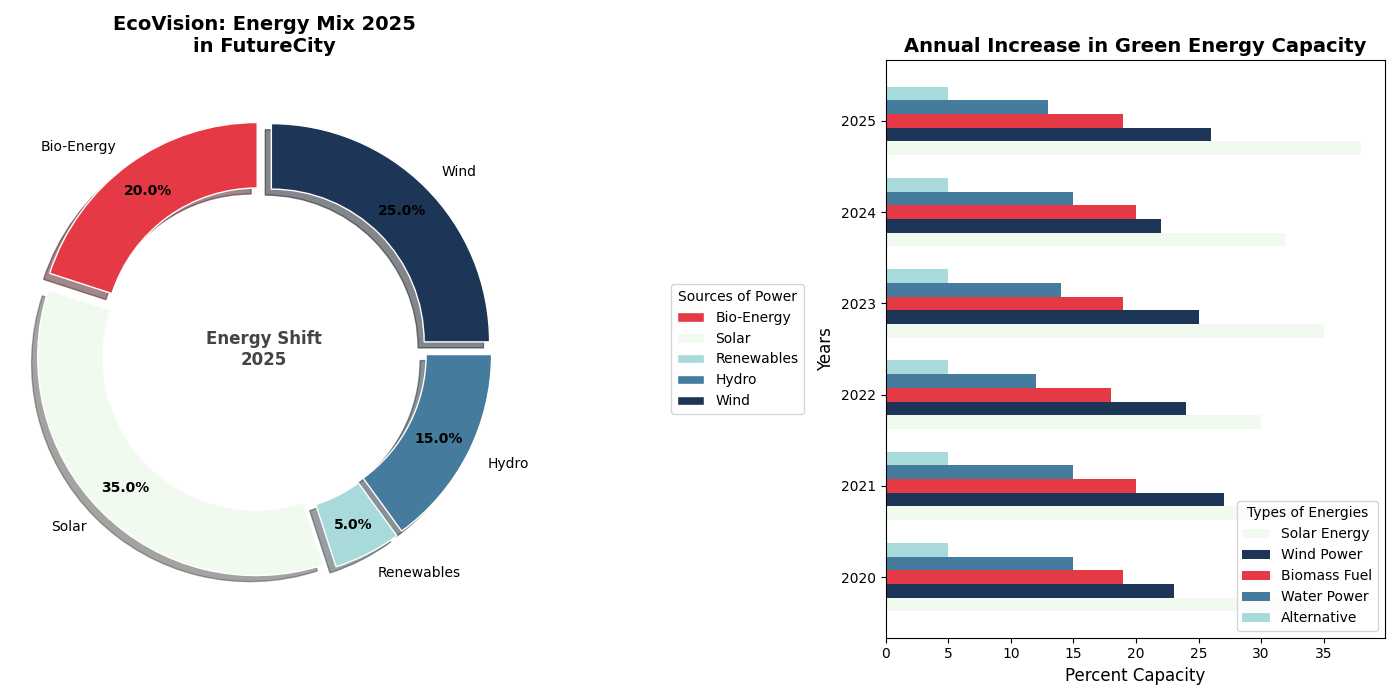

The Python source for this figure:
import matplotlib.pyplot as plt
import numpy as np

# Data for the donut chart
energy_sources = ['Bio-Energy', 'Solar', 'Renewables', 'Hydro', 'Wind']
percentages = [20, 35, 5, 15, 25]
new_colors = ['#E63946', '#F1FAEE', '#A8DADC', '#457B9D', '#1D3557']

# Data for the bar chart
years = np.arange(2020, 2026)
solar = [34, 36, 30, 35, 32, 38]
wind = [23, 27, 24, 25, 22, 26]
biomass = [19, 20, 18, 19, 20, 19]
hydropower = [15, 15, 12, 14, 15, 13]
other_renewables = [5, 5, 5, 5, 5, 5]

fig, axs = plt.subplots(1, 2, figsize=(14, 7))

wedges, texts, autotexts = axs[0].pie(
    percentages,
    labels=energy_sources,
    colors=new_colors,
    autopct='%1.1f%%',
    startangle=90,
    pctdistance=0.85,
    wedgeprops=dict(width=0.3, edgecolor='w'),
    explode=(0.05, 0.05, 0.05, 0.05, 0.05),
    shadow=True
)

centre_circle = plt.Circle((0, 0), 0.70, fc='white')
axs[0].add_artist(centre_circle)
axs[0].set_title('EcoVision: Energy Mix 2025\nin FutureCity', fontsize=14, fontweight='bold')

plt.setp(autotexts, size=10, weight="bold", color="black")
plt.setp(texts, size=10)
axs[0].axis('equal')

axs[0].legend(wedges, energy_sources, title="Sources of Power", loc='center left', bbox_to_anchor=(1.3, 0.5), fontsize=10)
axs[0].annotate('Energy Shift\n2025', xy=(0, 0), fontsize=12, fontweight='bold', color='#444444', ha='center', va='center')

width = 0.15
bar_positions = np.arange(len(years))

axs[1].barh(bar_positions - 2*width, solar, width, label='Solar Energy', color='#F1FAEE')
axs[1].barh(bar_positions - width, wind, width, label='Wind Power', color='#1D3557')
axs[1].barh(bar_positions, biomass, width, label='Biomass Fuel', color='#E63946')
axs[1].barh(bar_positions + width, hydropower, width, label='Water Power', color='#457B9D')
axs[1].barh(bar_positions + 2*width, other_renewables, width, label='Alternative', color='#A8DADC')

axs[1].set_title('Annual Increase in Green Energy Capacity', fontsize=14, fontweight='bold')
axs[1].set_ylabel('Years', fontsize=12)
axs[1].set_xlabel('Percent Capacity', fontsize=12)
axs[1].set_yticks(bar_positions)
axs[1].set_yticklabels(years)
axs[1].legend(title="Types of Energies", fontsize=10, loc='lower right')

plt.tight_layout()
plt.show()
